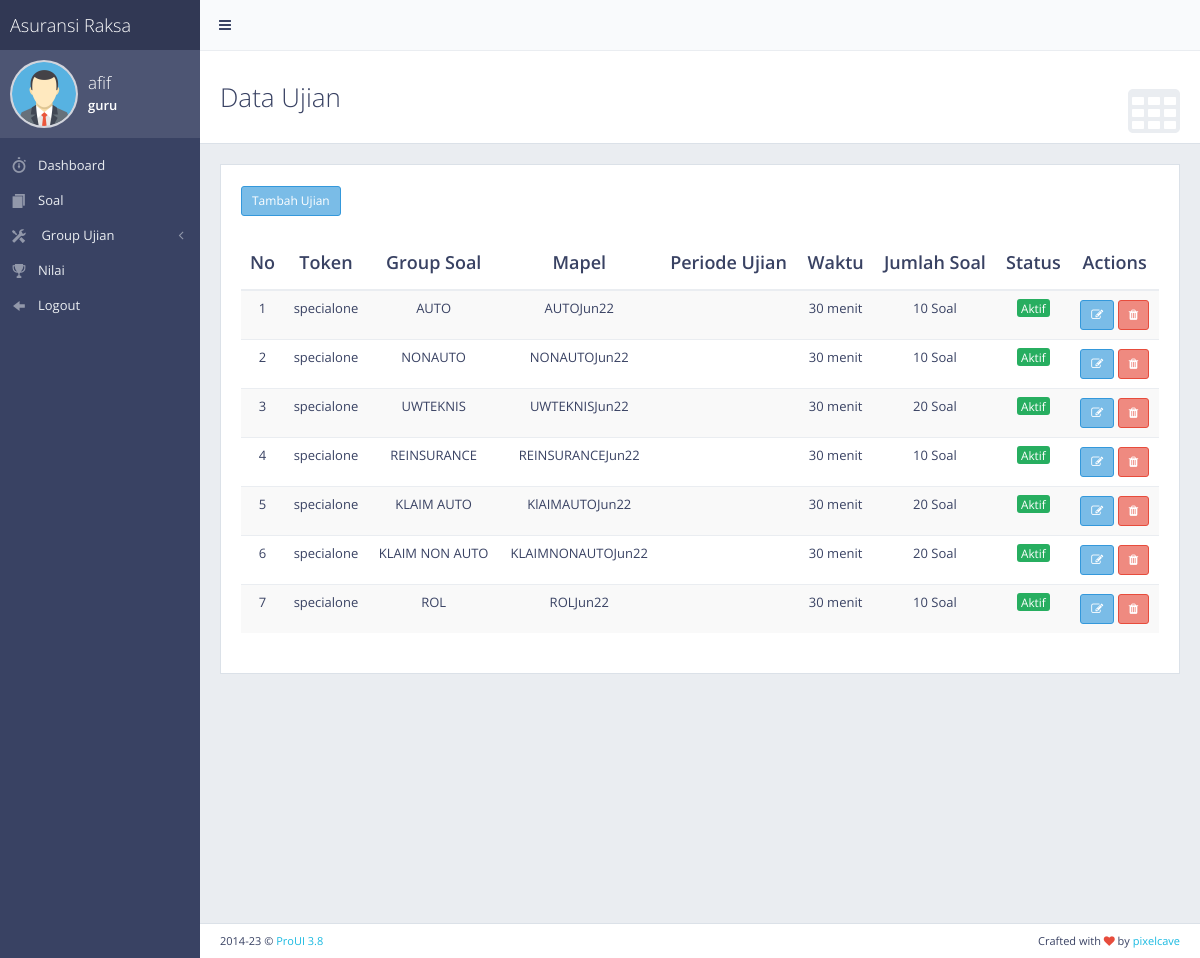
The app's page /index.php?ujian (signed in), older data.
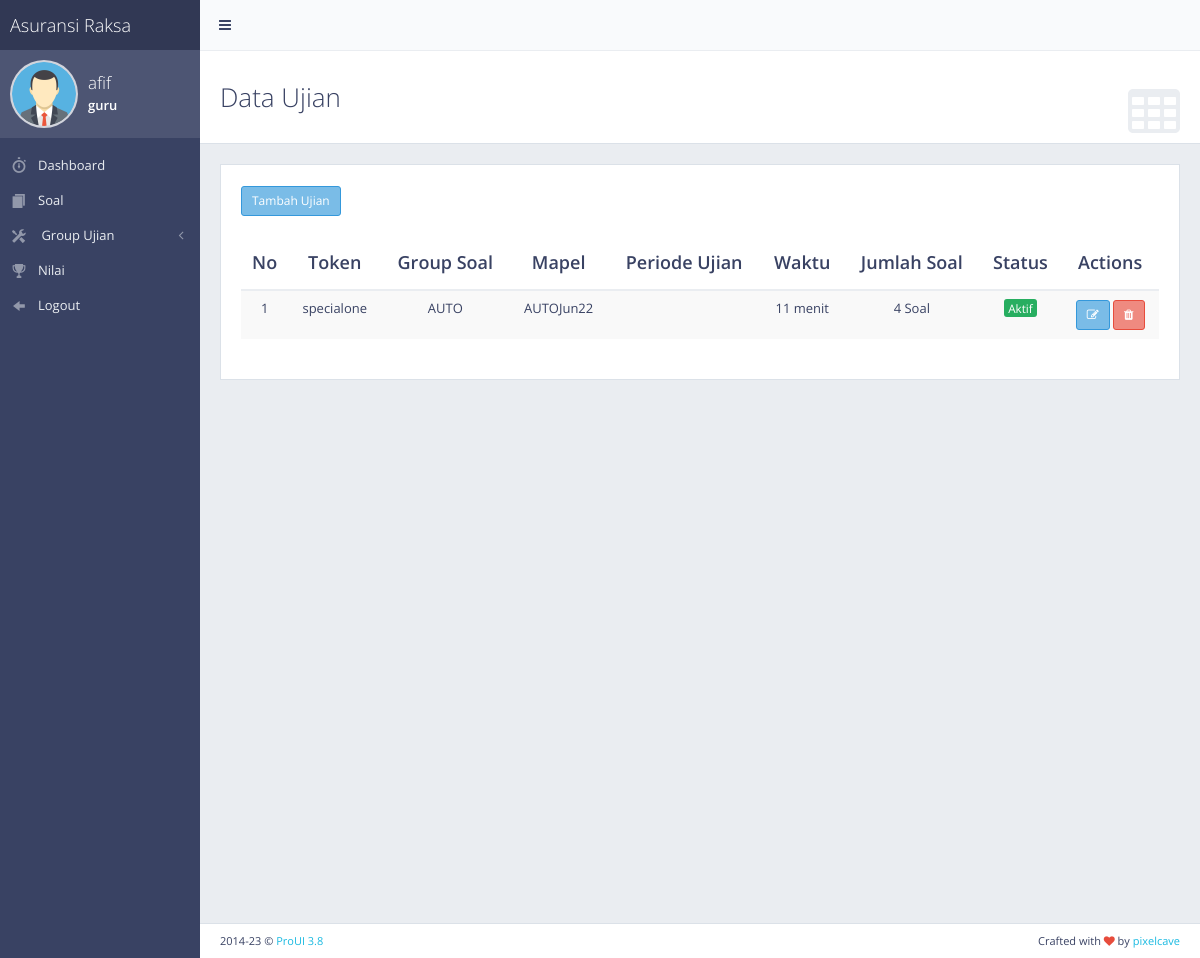
The same page, newer data.
### tables this page shows
CREATE TABLE `setujian` (
  `idujian` int(11) NOT NULL,
  `idgroup` int(11) NOT NULL,
  `waktu` int(11) NOT NULL,
  `token` varchar(10) NOT NULL,
  `status` enum('aktif','tidak aktif','','') NOT NULL,
  `rangesoal` int(11) NOT NULL,
  `user` int(11) NOT NULL
);

CREATE TABLE `groupsoal` (
  `idgroup` int(11) NOT NULL,
  `namagroup` varchar(50) NOT NULL,
  `idgurumapel` int(11) NOT NULL,
  `statusgrup` enum('N','Y') NOT NULL
);

CREATE TABLE `mapel` (
  `idmapel` int(11) NOT NULL,
  `kdmapel` varchar(20) NOT NULL,
  `mapel` varchar(40) NOT NULL
);

### ujian/ujian.php (the view, shortened to what this page needs)
<?php include ('koneksi.php'); ?>
<div class="content-header">
    <div class="header-section">
        <h1>
            <i class="fa fa-table"></i>Data Ujian
        </h1>
    </div>
</div>
<div class="block full">
    <a class="btn btn-sm btn-info" data-placement="bottom" title="Settings" onclick="$('#modal-user-settings').modal('show');">Tambah Ujian</a>
                                    <?php
                                        $tampil = mysqli_query($mysqli,"select * from groupsoal where statusgrup='Y'");
                                    ?>
    <br>
    <br>
    <div class="table-responsive">
        <table id="example-datatable" class="table table-striped">
            <thead>
                <tr>
                    <th class="text-center">No</th>
                    <th class="text-center">Token</th>
                    <th class="text-center">Group Soal</th>
                    <th class="text-center">Mapel</th>
                    <th class="text-center">Periode Ujian</th>
                    <th class="text-center">Waktu</th>
                    <th class="text-center">Jumlah Soal</th>
                    <th class="text-center">Status</th>
                    <th class="text-center">Actions</th>
                </tr>
            </thead>
            <tbody>
                <?php
                if($_SESSION['status'] == 'admin'){
                    $tampil = mysqli_query($mysqli,
                    "select st.*, gs.*, gm.*, m.*
                    from setujian as st
                    inner join groupsoal as gs
                    on st.idgroup = gs.idgroup
                    inner join gurumapel as gm
                    on gm.idgurumapel = gs.idgurumapel
                    inner join mapel as m
                    on m.idmapel = gm.idmapel
                    ");
                }else if($_SESSION['status'] == 'guru'){
                    $tampil = mysqli_query($mysqli,
                    "select st.*, gs.*, gm.*, m.*
                    from setujian as st
                    inner join groupsoal as gs
                    on st.idgroup = gs.idgroup
                    inner join gurumapel as gm
                    on gm.idgurumapel = gs.idgurumapel
                    inner join mapel as m
                    on m.idmapel = gm.idmapel
                    where st.user =".$_SESSION['iduser']);
                }
                $no = 1;
                while ($hasil = mysqli_fetch_array($tampil)) {
                    ?>
                    <tr>
                        <td class="text-center"><?php echo $no++; ?></td>
                        <td class="text-center"><?php echo $hasil['token']; ?></td>
                        <td class="text-center"><?php echo $hasil['namagroup'];?></td>
                        <td class="text-center"><?php echo $hasil['mapel']; ?></td>
                        <td class="text-center"><?php echo $hasil['periodeujian']; ?></td>
                        <td class="text-center"><?php echo $hasil['waktu'].' menit';?></td>
                        <td class="text-center">
                        <?php
                         echo $hasil['rangesoal'];
                        ?> Soal</td>
                        <td class="text-center">
                        <?php if($hasil['status']=='aktif'){ echo '<span class="label label-success">Aktif</span>' ;} else { echo '<span class="label label-danger">Tidak Aktif</span>';} ?></td>
                        <td class="text-center">
                            <a class="btn btn-sm btn-info" data-placement="bottom" title="Settings" onclick="$('#modal-user-settings<?php echo $hasil['idujian']; ?>').modal('show');"><i class="fa fa-edit"></i></a>
                            <a onclick="return confirm('apakah anda yakin ingin menghapus data ? ');" href="ujian/proseshapus.php?idujian=<?php echo $hasil['idujian']; ?>" title="Delete" class="btn btn-sm btn-danger"><i class="fa fa-trash"></i></a
                        </td>
                    </tr>
                <?php } ?>
            </tbody>
        </table>
    </div>
</div>

Row changes from the older to the newer data that the page shows:
removed setujian: token "specialone", idgroup.namagroup "AUTO", mapel.mapel "AUTOJun22", waktu "30", rangesoal "10", status "Aktif"
removed setujian: token "specialone", idgroup.namagroup "NONAUTO", mapel.mapel "NONAUTOJun22", waktu "30", rangesoal "10", status "Aktif"
removed setujian: token "specialone", idgroup.namagroup "UWTEKNIS", mapel.mapel "UWTEKNISJun22", waktu "30", rangesoal "20", status "Aktif"
removed setujian: token "specialone", idgroup.namagroup "REINSURANCE", mapel.mapel "REINSURANCEJun22", waktu "30", rangesoal "10", status "Aktif"
removed setujian: token "specialone", idgroup.namagroup "KLAIM AUTO", mapel.mapel "KlAIMAUTOJun22", waktu "30", rangesoal "20", status "Aktif"
removed setujian: token "specialone", idgroup.namagroup "KLAIM NON AUTO", mapel.mapel "KLAIMNONAUTOJun22", waktu "30", rangesoal "20", status "Aktif"
removed setujian: token "specialone", idgroup.namagroup "ROL", mapel.mapel "ROLJun22", waktu "30", rangesoal "10", status "Aktif"
added setujian: token "specialone", idgroup.namagroup "AUTO", mapel.mapel "AUTOJun22", waktu "11", rangesoal "4", status "Aktif"
